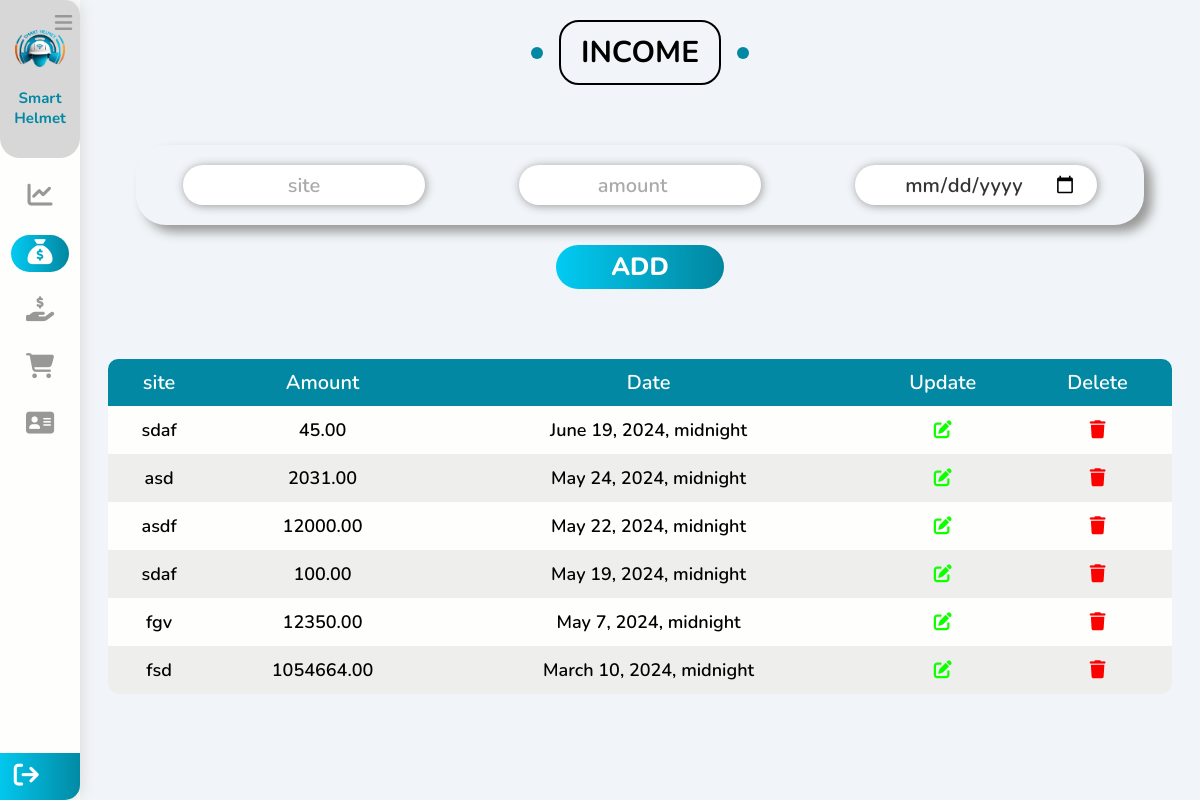
Page /management/incomes on the committed database.
### management/models.py (models this page shows)
class Income(models.Model):
    date = models.DateTimeField(blank=True, null=True)
    site = models.CharField(max_length=100, blank=True, null=True)
    amount = models.DecimalField(max_digits=15, decimal_places=2, blank=True, null=True)

### management/views.py (the view, shortened to what this page needs)
# urls.py: path('incomes',views.incomes, name='incomes' ),
def incomes(request):
    incomes = Income.objects.all().order_by("-date")
    context = {"incomes" : incomes}
    return render(request, "management/incomes.html", context)

### templates/management/incomes.html (shortened to what this page needs)
{% load static %}
<!DOCTYPE html>
<html lang="en">
<head>
    <link rel="stylesheet" href="https://cdnjs.cloudflare.com/ajax/libs/font-awesome/6.5.1/css/all.min.css" />
    <link rel="stylesheet" href=" {% static "css/main.css" %} ">
</head>
<body>
    <div class="menuBar">
        <div class="head">
            <i class="fa-solid fa-bars menuControls" id="menuControls"></i>
            <a href="{% url "home" %}" ><img src=" {% static "images/smart safety helmet3.png" %} " alt="logo"></a>
            <h2>Smart Helmet</h2>
        </div>
        <ul>
            <li>
                <a href="{% url "management" %}" >
                    <i class="fa-solid fa-chart-line"></i>
                </a>
            </li>
            <li>
                <a href="{% url "incomes" %}" id="sideBTN">
                    <i class="fa-solid fa-sack-dollar"></i>
                </a>
            </li>
            <li>
                <a href="{% url "expenses" %}" >
                    <i class="fa-solid fa-hand-holding-dollar"></i>
                </a>
            </li>
            <li>
                <a href="{% url "purchases" %}" >
                    <i class="fa-solid fa-cart-shopping"></i>
                </a>
            </li>
            <li>
                <a href="{% url "employees" %}" >
                    <i class="fa-solid fa-address-card"></i>
                </a>
            </li>
        </ul>
        <div class="bottomSide">
            <div>
                <a href="{% url "login" %}"><i class="fa-solid fa-arrow-right-from-bracket"></i><a/>
                </div>
        </div>
    </div>
    <div class="mainContainer">
        <div class="container3" id="container3">
            <h2 class="main-title">INCOME</h2>
            <form method="POST" class="up">
                <div class="inputs">
                    <input name="site" type="text" placeholder="site" required>
                    <input name="amount" type="number" placeholder="amount" required>
                    <input name="date" type="date" placeholder="date" style="text-align:center;" required>
                </div>
                <button type="submit" name="addIncome" class="addsupervisor">ADD</button>
            </form>
            <div class="down">
                <table>
                    <thead>
                        <tr>
                            <th>site</th>
                            <th>Amount</th>
                            <th>Date</th>
                            <th>Update</th>
                            <th>Delete</th>
                        </tr>
                    </thead>
                    <tbody>
                        {% for income in incomes  %}
                        <tr>
                            <td>{{income.site}}</td>
                            <td>{{income.amount}}</td>
                            <td>{{income.date}}</td>
                            <td><a style="text-decoration:none;" id="clickBTN" metadata = '
                                <div style="width: 100%;display: flex;justify-content: center;align-items: center;flex-direction: column;">
                                    <h2>Update section </h2>
                                    <br>
                                    <form method="POST" action="{% url "update_income" income.id %}" class="updatediv">
                                        {% csrf_token %}
                                        <div class="updateinputs">
                                            <p>site:</p>
                                            <input value="{{income.site}}" name="site" type="text" placeholder="site" required>
                                        </div>
                                        <div class="updateinputs">
                                            <p>amount:</p>
                                            <input value="{{income.amount}}" name="amount" type="number" placeholder="amount" required>
                                        </div>
                                        <div class="updateinputs">
                                            <p>date:</p>
                                            <input value="{{income.date|date:"20y-m-d"}}" name="date" type="date" placeholder="date" required>
                                        </div>
                                        <button type="submit" name="updateIncome" class="updatebtn">Update</button>
                                    </form>
                                    </div>
                                '><i class="fa-regular fa-pen-to-square"></i></i></a></td>
                            <td><a style="text-decoration:none;" id="clickBTN" metadata = '
                                <div  style="width: 100%;display: flex;justify-content: center;align-items: center;flex-direction: column;">
                                    <h2>Are you sure you want to delete this row</h2>
                                    <br>
                                    <i class="fa-regular fa-trash-can" style="color: #ff3333;font-size: 100px;"></i>
                                    <br>
                                    <div style="width: 100%;display: flex;justify-content: center;gap: 20px;">
                                        <a class="deletebtn" href="{% url "delete_income" income.id %}">delete</a>
                                    </div>
                                </div>
                                '><i style="cursor: pointer; color:red; " class="fa-solid fa-trash"></i></a></td>
                        </tr>
                        {% endfor %}
                    </tbody>
                </table>
            </div>
        </div>
    </div>
</body>
</html>

### static/css/main.css (style rules this page uses)
* { margin: 0; padding: 0; font-family: 'Nunito', sans-serif; scroll-behavior: smooth; transition: all 0.4s ease-in-out; }
body { position: relative; min-height: 100vh; display: flex; justify-content:center; align-items:center; overflow-y: scroll; }
.menuBar { position: fixed; top: 0; left: 0; z-index: 2; background: #FEFEFC; width: 80px; height: 100%; box-shadow: 1px 0 15px #D9D9D5; overflow: hidden; border-radius: 0 15px 15px 0; }
.menuControls { position: absolute; top: 1%; right: 2%; width: 30px; height: 30px; display: flex; align-items: center; justify-content: center; border-radius: 50%; color: #989897; font-size: 20px; cursor: pointer; }
.head { width: 100%; height: fit-content; display: flex; justify-content: center; align-items: center; text-align: center; flex-direction: column; padding: 30px 0px; background-color: #d7d7d7; border-radius: 0 0 20px 20px; }
.head img { width: 50px; }
.head h2 { color: #0288a3; font-size: 15px; margin-top: 15px; }
.menuBar ul { margin-top: 10px; width: 100%; list-style: none; }
.menuBar ul li { padding: 10px 0; width: 100%; display: flex; justify-content: center ; align-items: center; }
.menuBar ul li a { text-decoration: none; color: #989897; width: 60%; padding: 5px; text-align: center; border-radius: 30px; }
.menuBar ul li a i { letter-spacing: 0; font-size: 25px; }
.menuBar .bottomSide { bottom: 0px; width: 100%; display: flex; flex-direction: column; position: absolute; justify-content: center; align-items: center; border-radius: 30px; }
.menuBar .bottomSide div { width: 100%; display: flex; flex-direction: row; padding: 10px 5px; justify-content: space-around; align-items: center; background: linear-gradient(90deg, rgb(2, 203, 242), rgb(2, 134, 160));; }
.menuBar .bottomSide i { font-size: 25px; color: #ffffff; width: 45%; text-align: center; cursor: pointer; }
.mainContainer { position: absolute; top: 0; z-index: 1; left: 80px; width: calc(100% - 80px); height: 100%; }
.container1,.container2,.container3,.container4,.container5,.container6 { width: 100%; height: 100vh; overflow-y: scroll; position: relative; border-bottom: 2px solid #989897; background: #F1F5F9; }
.container1,.container2,.container3,.container4,.container5,.container6 { display: flex; align-items: center; justify-content: start; flex-direction: column; }
.up,.down { display: flex; justify-content: center; align-items: center; flex-direction: column; width: 100%; }
.up .inputs { height: auto; width: 90%; display: flex; justify-content: space-around; align-items: center; flex-direction:row; flex-wrap: wrap; margin-top: 40px; box-shadow: 8px 7px 11px #989897; border-radius: 30px; }
.up .inputs input { width:20%; height: 40px; border-radius: 30px; margin: 20px; outline: none; border: none; box-shadow: 1px 1px 10px #989897; padding: 0px 20px; font-size: 20px; font-weight: 600; color: #333333; }
.up .inputs input::placeholder { font-size: 20px; font-weight: 600; color: #aaaaaa; text-align: center; }
.up .addsupervisor { width: 15%; font-size:25px; font-weight: 800; color: #FEFEFC; background: linear-gradient(90deg,#02CBF2,#0286A0); border: none; border-radius: 30px; cursor: pointer; margin: 20px 0; padding: 5px; }
.down table { width: 95%; margin: 50px; overflow: hidden; background: #FEFEFC; border-radius: 10px; border-collapse: collapse; }
.down table tr td { text-align: center; padding: 10px; font-size: 18px; font-weight: 600; }
.down table tr:nth-child(even) { background-color: #eeeeec; }
.down table tr th { color: #FEFEFC; text-align: center; padding: 10px; border-bottom: 1px solid #333333; font-size: 18px; font-weight: 600; font-size: 20px ; background-color: #0288a3; border: none; }
.down tr td i { border: none; outline: none; padding: 5px; border-radius: 30px; font-size: 18px; font-weight: 600; cursor: pointer; }
.down .fa-pen-to-square { color: #0fff00; }
.down .fa-trash { color: #c10000; }
.main-title { text-transform: uppercase; margin: 0 auto 20px; border: 2px solid black; padding: 10px 20px; font-size: 30px; width: fit-content; position: relative; z-index: 1; border-radius: 20px; transition: 0.2s ease-in; margin-top: 20px; }
.main-title::before, .main-title::after { content: ""; width: 12px; height: 12px; background-color: #0288a3; position: absolute; border-radius: 50%; top: 50%; transform: translateY(-50%); }
.main-title::before { left: -30px; }
.main-title::after { right: -30px; }

### rows in the picture
Income: site "sdaf", amount "45.00", date "June 19, 2024, midnight"
Income: site "asd", amount "2031.00", date "May 24, 2024, midnight"
Income: site "asdf", amount "12000.00", date "May 22, 2024, midnight"
Income: site "sdaf", amount "100.00", date "May 19, 2024, midnight"
Income: site "fgv", amount "12350.00", date "May 7, 2024, midnight"
Income: site "fsd", amount "1054664.00", date "March 10, 2024, midnight"
